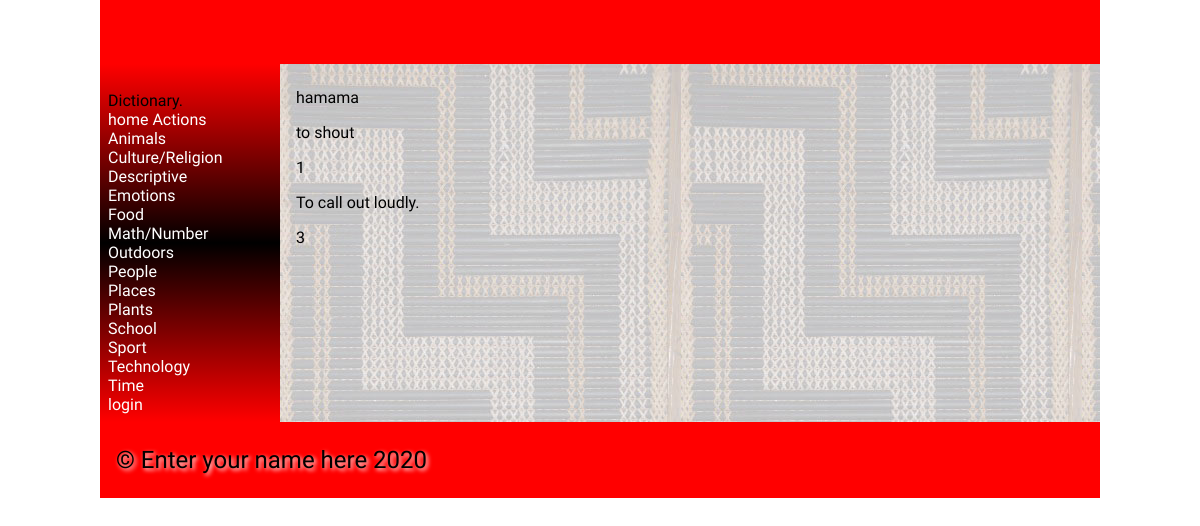
Page /category/1 on the committed database.
### tables this page shows
CREATE TABLE categories
(
    id       integer
        primary key autoincrement,
    category varchar(30)
);

CREATE TABLE "vocab_list"
(
    id                  integer
        primary key autoincrement,
    maori_word          varchar default 30,
    english_translation varchar default 30,
    category            varchar default 30,
    definition          varchar default 500,
    level               integer,
    last_edited_time    date,
    last_edited_user    varchar default 30
);

### flaskProject/app.py (the view)
@app.route('/category/<cat_id>')
def render_words(cat_id):
    con = create_connection(DATABASE)
    cur = con.cursor()
    query = "SELECT * FROM vocab_list WHERE category = ?"
    cur.execute(query, (cat_id, ))
    words_list = cur.fetchall()
    return render_template('dictionary.html', logged_in=logged_in_checker(), categories=get_all_category(), words=words_list)

### flaskProject/app.py (called while the page is built)
def create_connection(db_file):
    try:
        connection = sqlite3.connect(db_file)
        return connection
    except Error as e:
        print(e)
    return None

def logged_in_checker():
    if session.get('email') is None:
        return None
    elif session.get('user_type') == 1:
        return 0
    elif session.get('user_type') == 2:
        return 1

def get_all_category():
    con = create_connection(DATABASE)
    cur = con.cursor()
    query = "SELECT * FROM categories"
    cur.execute(query, )
    return cur.fetchall()

### flaskProject/templates/dictionary.html (shortened to what this page needs)
{% extends "base.html" %}
{% block main %}
{% for word in words %}
<div class="word-block">
    <p>{{ word[1] }}</p>
    <p>{{ word[2] }}</p>
    <p>{{ word[3] }}</p>
    <p>{{ word[4] }}</p>
    <p>{{ word[5] }}</p>
</div>
{% endfor %}
{% endblock %}

### flaskProject/templates/base.html (shortened to what this page needs)
<!doctype html>
<html lang="en">
<head>
	<link href="{{ url_for('static', filename='css/style.css') }}" rel="stylesheet">
</head>
<body>
	<div id="container">
		<header>
			<h1>{% block heading %}{% endblock %}</h1>
		</header>
		<nav>
			<div class="container">
				<div class="navbar-brand">Dictionary.</div>
					<div class="navbar-links">
						<a href="/">home</a>
                        {% for category in categories %}
                        <a href="/category/{{ category[0] }}">{{ category[1] }}</a><br>
                        {% endfor %}
						{% if logged_in == None %}
						<a href="/login">login</a>
						{% else %}
						<a href="/login">login</a>
						{%endif%}
					</div>
			</div>
		</nav>
		<main>
            {% block main%}{% endblock %}
        </main>
		<footer>
			<p>
				&copy; Enter your name here 2020
			</p>
		</footer>
	</div>
</body>
</html>

### flaskProject/static/css/style.css (style rules this page uses)
* { font-family: Comfortaa, sans-serif; margin: 0; padding: 0; box-sizing: border-box; }
#container { display: grid; grid-template-columns: 75px auto; grid-template-areas: 'nav header' 'main main' 'footer footer'; }
header { grid-area: header; background-color: #f00; padding: 1rem; }
nav { grid-area: nav; }
main { grid-area: main; padding: 1rem; background-color: #edd; }
h1, h2, h3, h4 { padding: 1rem 0; font-family: 'Suez One', serif; color: #000; text-shadow: 2px 2px 4px #fff; }
p { padding: 0.5rem 0; }
a { color: #222; }
footer { grid-area: footer; padding: 1rem; background-color: #f00; }
footer p { color: #000; text-shadow: 2px 2px 4px #fff; font-size: 1.5rem; }
@media only screen and (min-width: 768px) { #container { grid-template-columns: 180px auto; grid-template-areas: 'header header' 'nav main' 'footer footer'; } }
@media only screen and (min-width: 768px) { nav { background: linear-gradient(180deg, rgba(255,0,0,1) 0%, rgba(0, 0, 0, 1) 50%, rgba(255,0,0,1) 100%); padding: 0.5rem; } }
@media only screen and (min-width: 768px) { nav a { color: #fff; text-decoration: none; } }
@media only screen and (min-width: 768px) { main { background-image: url('/poutama.jpg'); } }
@media only screen and (min-width: 1000px) { #container { width: 1000px; margin: auto; } }

### rows in the picture
categories: category "Actions"
categories: category "Animals"
categories: category "Culture/Religion"
categories: category "Descriptive"
categories: category "Emotions"
categories: category "Food"
categories: category "Math/Number"
categories: category "Outdoors"
categories: category "People"
categories: category "Places"
categories: category "Plants"
categories: category "School"
categories: category "Sport"
categories: category "Technology"
categories: category "Time"
vocab_list: maori_word "hamama", english_translation "to shout", category "1", definition "To call out loudly.", level "3"
